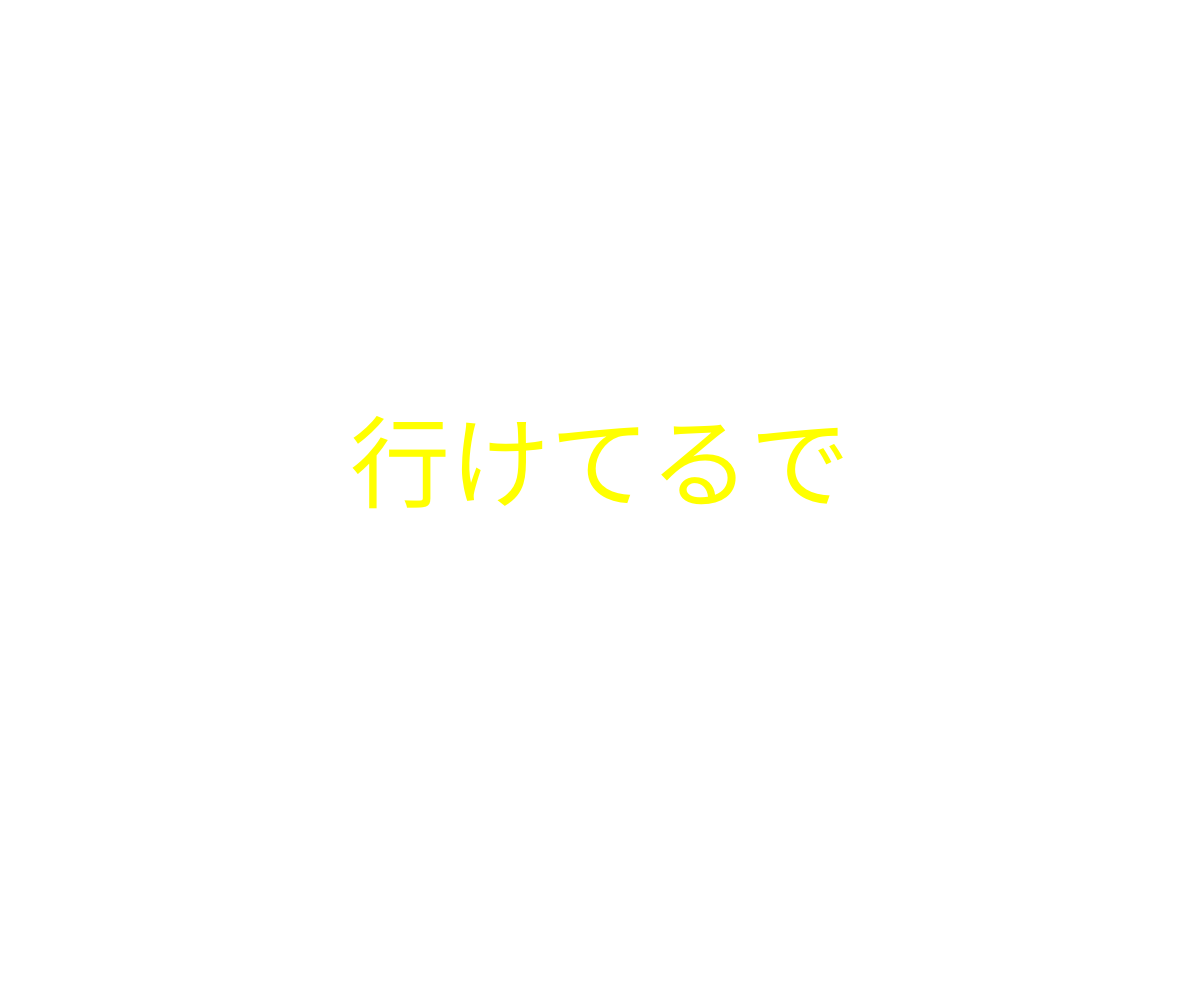
Frame 1 (no input)
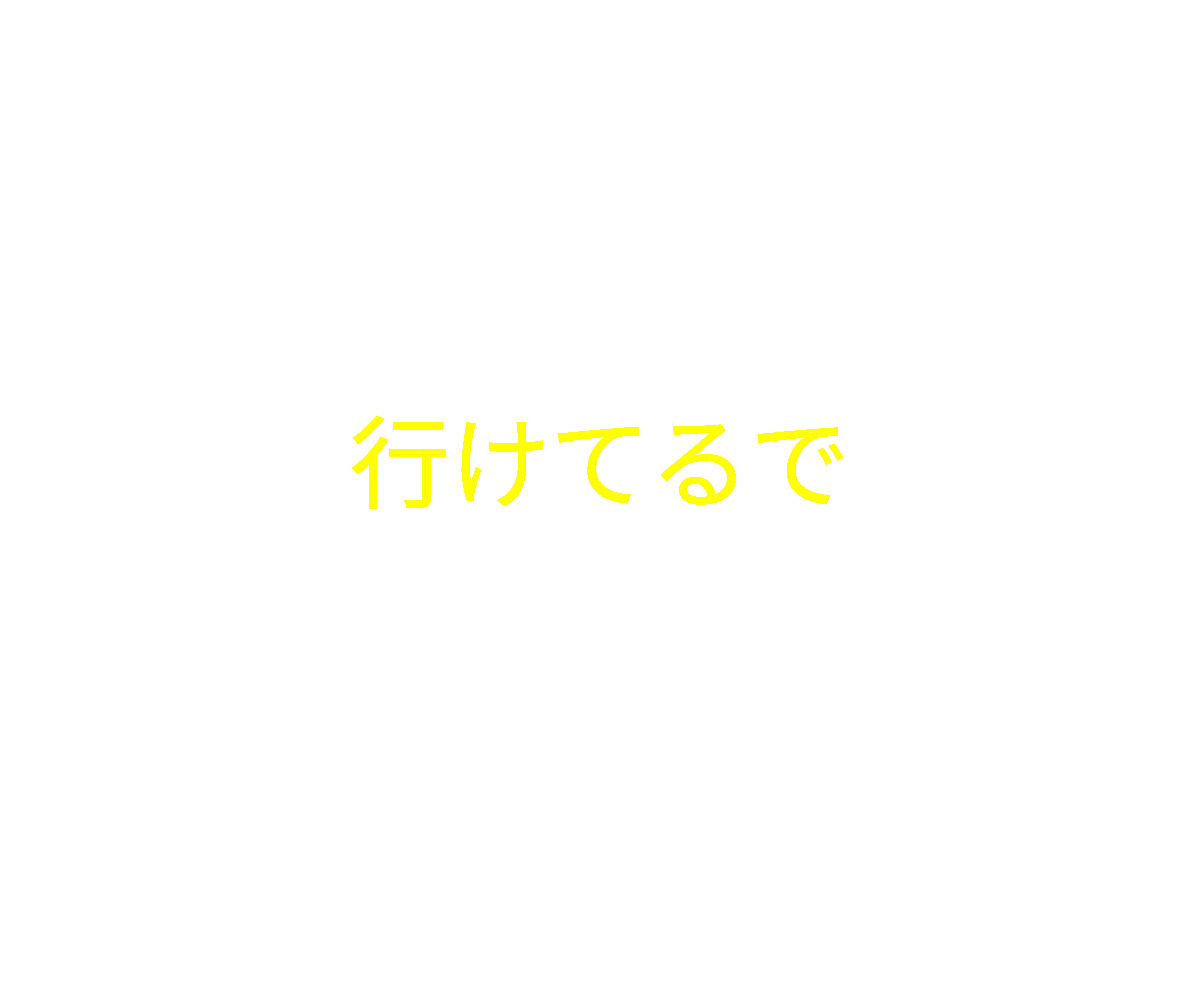
Frame 60 (no input)
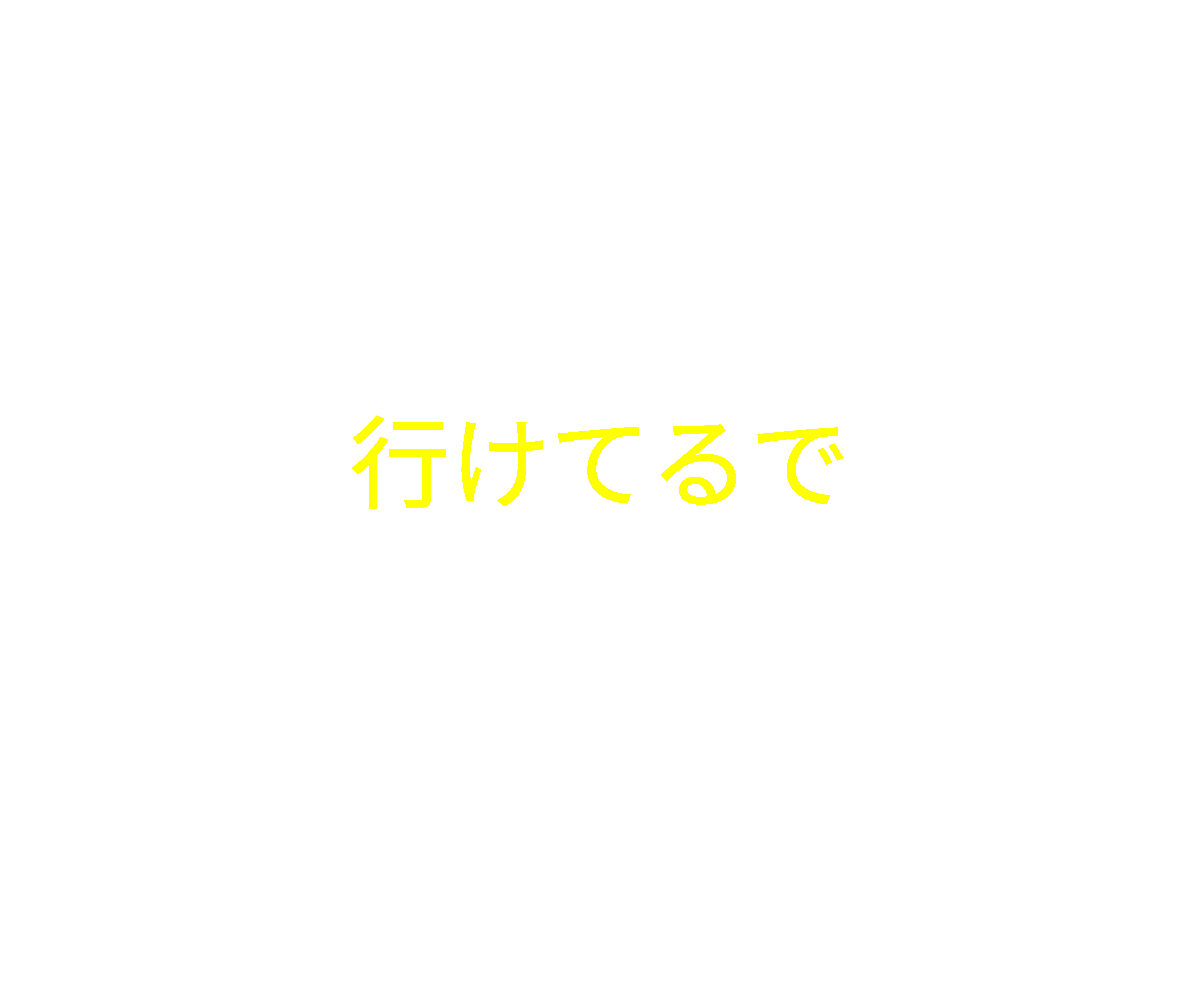
Frame 120 (the mouse pressed at the canvas centre since frame 60)

The p5.js sketch that drew these frames (run headless with seeded random() and noise() and a simulated clock; from frame 60 on, the mouse is pressed at the canvas centre):

// p5.js sketch
// ── sketch.js

let time;

function setup() {
  let cnv = createCanvas(windowWidth, windowHeight);
  cnv.position(0, 0, 'fixed');
  time=0;
}

function draw(){
    background('rgba(245,245,220,0)');
    textSize(100);
    fill(255,255,0);
    textAlign(CENTER);
    text("行けてるで",width/2,height/2);
    if(time%10==0&&time<2000){console.log(time);}
    time+=1;
}

function windowResized(){
  resizeCanvas(windowWidth, windowHeight);
}
